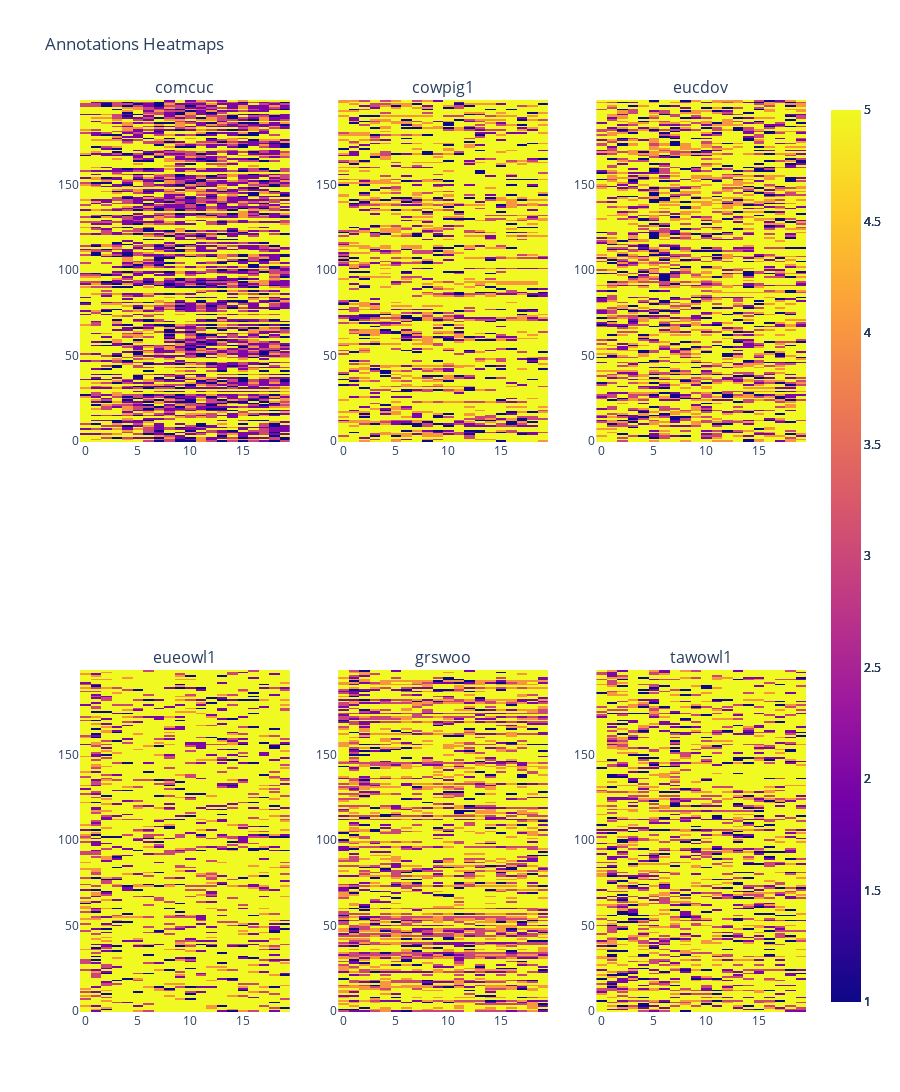

Notebook code cell kept with this figure:
### Code cell
def label_distributions(directory, bins):
    label_distributions = []
    files = glob.glob(os.path.join('Dataset', directory, '*.labels.npy'))

    for file in files:
        # load the current file
        file_data = np.load(file)

        # create an empty list to store the current label distribution
        label_dist = []

        # get the majority labels
        majority_labels = file_data[:, 0]

        # split the majority labels into bins
        bin_size = len(majority_labels) // bins
        bins_ = [(i * bin_size, (i + 1) * bin_size) for i in range(bins)]
        bins_[-1] = (bins_[-1][0], len(majority_labels))

        # compute the label distribution for each bin
        for bin in bins_:
            bin_labels = majority_labels[bin[0]:bin[1]]
            label_dist.append(np.count_nonzero(bin_labels == bin_labels[0]))

        label_distributions.append(label_dist)

    return label_distributions

bins = 20
directories = ['comcuc', 'cowpig1', 'eucdov', 'eueowl1', 'grswoo', 'tawowl1']
figs = []

for directory in directories:
    label_distributions_ = np.asarray(label_distributions(directory, bins))
    heatmap = go.Heatmap(z=label_distributions_, showscale=True)
    title = f'Heatmap of Annotations for {directory}'
    layout = go.Layout(title=title, xaxis_title='Annotations', yaxis_title='Files')
    fig = go.Figure(data=[heatmap], layout=layout)
    figs.append(fig)

fig = make_subplots(rows=2, cols=3, subplot_titles=directories)
for i, f in enumerate(figs):
    fig.add_trace(f.data[0], row=(i//3)+1, col=(i%3)+1)

fig.update_layout(height=1200, title_text='Annotations Heatmaps')
fig.show()

### Figure 1 — Plotly figure (JSON) as saved in the notebook; plotly's stock layout.template omitted (floating-point values rounded to 4 significant figures; data arrays with more than 128 entries replaced by an {"elided": "..."} marker saying what was removed)
{"data": [{"showscale": true, "type": "heatmap", "xaxis": "x", "yaxis": "y", "z": {"elided": "200x20 int values"}}, {"showscale": true, "type": "heatmap", "xaxis": "x2", "yaxis": "y2", "z": {"elided": "200x20 int values"}}, {"showscale": true, "type": "heatmap", "xaxis": "x3", "yaxis": "y3", "z": {"elided": "200x20 int values"}}, {"showscale": true, "type": "heatmap", "xaxis": "x4", "yaxis": "y4", "z": {"elided": "200x20 int values"}}, {"showscale": true, "type": "heatmap", "xaxis": "x5", "yaxis": "y5", "z": {"elided": "200x20 int values"}}, {"showscale": true, "type": "heatmap", "xaxis": "x6", "yaxis": "y6", "z": {"elided": "200x20 int values"}}], "layout": {"annotations": [{"font": {"size": 16}, "showarrow": false, "text": "comcuc", "x": 0.1444, "xanchor": "center", "xref": "paper", "y": 1, "yanchor": "bottom", "yref": "paper"}, {"font": {"size": 16}, "showarrow": false, "text": "cowpig1", "x": 0.5, "xanchor": "center", "xref": "paper", "y": 1, "yanchor": "bottom", "yref": "paper"}, {"font": {"size": 16}, "showarrow": false, "text": "eucdov", "x": 0.8556, "xanchor": "center", "xref": "paper", "y": 1, "yanchor": "bottom", "yref": "paper"}, {"font": {"size": 16}, "showarrow": false, "text": "eueowl1", "x": 0.1444, "xanchor": "center", "xref": "paper", "y": 0.375, "yanchor": "bottom", "yref": "paper"}, {"font": {"size": 16}, "showarrow": false, "text": "grswoo", "x": 0.5, "xanchor": "center", "xref": "paper", "y": 0.375, "yanchor": "bottom", "yref": "paper"}, {"font": {"size": 16}, "showarrow": false, "text": "tawowl1", "x": 0.8556, "xanchor": "center", "xref": "paper", "y": 0.375, "yanchor": "bottom", "yref": "paper"}], "height": 1200, "title": {"text": "Annotations Heatmaps"}, "xaxis": {"anchor": "y", "domain": [0, 0.2889]}, "xaxis2": {"anchor": "y2", "domain": [0.3556, 0.6444]}, "xaxis3": {"anchor": "y3", "domain": [0.7111, 1]}, "xaxis4": {"anchor": "y4", "domain": [0, 0.2889]}, "xaxis5": {"anchor": "y5", "domain": [0.3556, 0.6444]}, "xaxis6": {"anchor": "y6", "domain": [0.7111, 1]}, "yaxis": {"anchor": "x", "domain": [0.625, 1]}, "yaxis2": {"anchor": "x2", "domain": [0.625, 1]}, "yaxis3": {"anchor": "x3", "domain": [0.625, 1]}, "yaxis4": {"anchor": "x4", "domain": [0, 0.375]}, "yaxis5": {"anchor": "x5", "domain": [0, 0.375]}, "yaxis6": {"anchor": "x6", "domain": [0, 0.375]}}}
